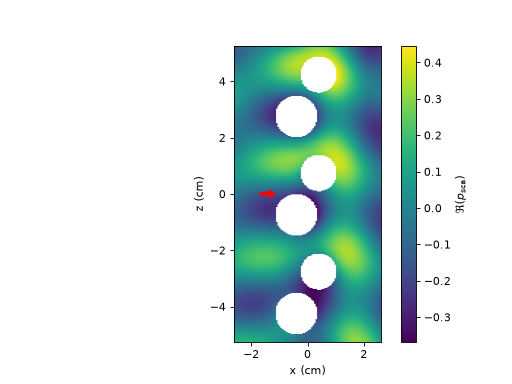

Python code for this plot:
import matplotlib.pyplot as plt
import numpy as np
from joblib import Parallel, delayed

import acoustotreams

k0 =  2 * np.pi * 50000 / acoustotreams.AcousticMaterial().c
materials = [acoustotreams.AcousticMaterial(1050 + 100j, 2350 - 300j), 
            acoustotreams.AcousticMaterial(998, 1497)]
lmax = mmax = 3
radii = [0.0075, 0.0065]
positions = [[-0.004, 0, -0.0075], [0.004, 0, 0.0075]]
period = 0.035
lattice = acoustotreams.Lattice(period)
kz = 0.1 * k0
n = acoustotreams.AcousticMaterial().c / 1497

spheres = [acoustotreams.AcousticTMatrix.sphere(lmax, k0, r, materials) for r in radii]
chain = acoustotreams.AcousticTMatrix.cluster(spheres, positions).latticeinteraction.solve(lattice, kz * n)

bmax = 3.1 * lattice.reciprocal
cwb = acoustotreams.ScalarCylindricalWaveBasis.diffr_orders(kz * n, mmax, lattice, bmax, 2, positions)
chain_tmc = acoustotreams.AcousticTMatrixC.from_array(chain, cwb)

inc = acoustotreams.plane_wave_scalar(
    [np.sqrt(chain.k0 * chain.k0 - kz * kz), 0, kz], 
    k0=chain.k0, 
    material=chain.material
)
sca = chain.sca(inc)
sca_tmc = chain_tmc.sca(inc)

x = np.linspace(-0.75 * period, 0.75 * period, 101)
z = np.linspace(-0.5 * period, 0.5 * period, 101)
def compute_pressure(i, j):
    r = [x[j], 0, z[i]]  
    if chain_tmc.valid_points(r, radii):
        result = sca_tmc.pfield(r) 
    else:
        result = np.nan
        if chain.valid_points(r, radii):
            swb = acoustotreams.ScalarSphericalWaveBasis.default(0, positions=[r])
            result = sca.expandlattice(basis=swb).pfield(r) 
    return i, j, result  
results = Parallel(n_jobs=-1)(
    delayed(compute_pressure)(i, j) 
    for i in range(len(z)) 
    for j in range(len(x))
)
p = np.zeros((len(z), len(x)), complex)
for i, j, result in results:
    p[i, j] = result

p = np.concatenate(
    (
        np.real(p * np.exp(-1j * kz * n * period)),
        p.real,
        np.real(p * np.exp(1j * kz * n * period)),
    )
)
z = np.concatenate((z - period, z, z + period,))

fig, ax = plt.subplots()
cax = ax.imshow(
    p,
    extent = [x.min() * 100, x.max() * 100, z.min() * 100, z.max() * 100],
    aspect='equal',
    origin='lower',
)
cb = plt.colorbar(cax)
cb.set_label(r"$\Re(p_{\rm sca})$")
ax.set_xlabel("x (cm)")
ax.set_ylabel("z (cm)")
ax.annotate(
    "", 
    xy=(-1.0, 0),
    xytext=(-1.75, 0), 
    arrowprops=dict(
        arrowstyle="->",
        lw=3, 
        color="red" 
    )
)
fig.show()
